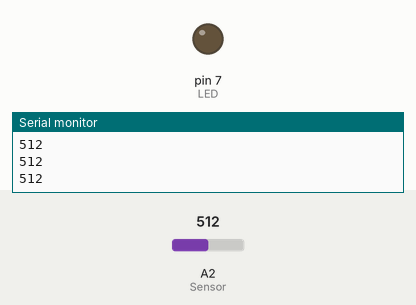
This sketch was run on a simulated Arduino Uno, built with avr-gcc and run on an emulated ATmega328P. Parts: output pins drawn as LEDs (lit = HIGH), the last lines printed to the serial monitor. The test bench sets the inputs (shaded band); at power-on: A2 (Sensor) = 512.

Above: at 1.2 s.
1.3 s: A2 (Sensor) set to 17
2.8 s: A2 (Sensor) set to 14
At 3.4 s:
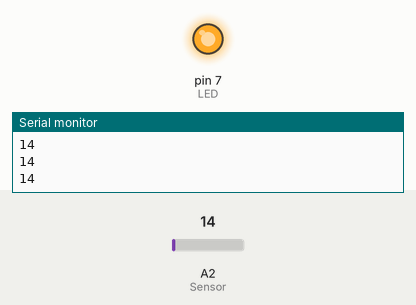
4.3 s: A2 (Sensor) set to 122
At 4.6 s:
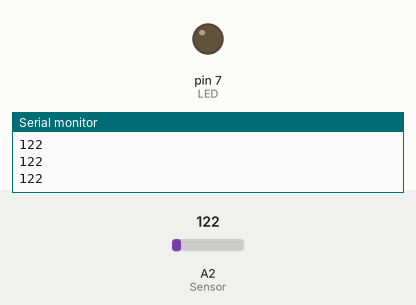
5.8 s: A2 (Sensor) set to 5
At 7.2 s:
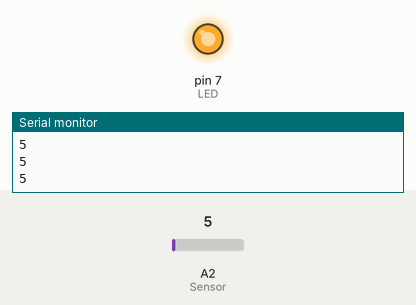
Timing chart, 0 to 8.3 s (numbered marks = the images above; inputs shaded):
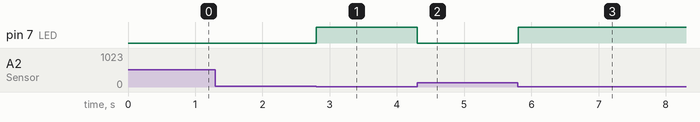

Measured:
- the behaviour switches between 16 and 15 on A2 (Sensor) (found by bisection; images 0 and 1)
- after the input at 2.8 s, pin 7 (LED): LOW → HIGH at once
- after the input at 4.3 s, pin 7 (LED): HIGH → LOW at once
- after the input at 5.8 s, pin 7 (LED): LOW → HIGH at once

The sketch:

Automatic_lamb.ino
```cpp
void setup() {
  Serial.begin(9600);//Setting the Serial Monitor
  pinMode(A2,INPUT);//Sensor (here LDR)
  pinMode(7,OUTPUT);//LED
}

void loop() {
  Serial.println(analogRead(A2)); //for printing the sensor values in serial Monitor
delay(10);
if(analogRead(A2)<=15){
digitalWrite(7,HIGH);
}else{
digitalWrite(7,LOW);
}

}
```
